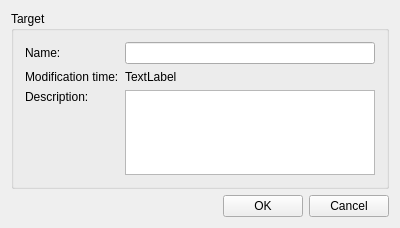
<?xml version="1.0" encoding="UTF-8"?>
<ui version="4.0">
 <class>TargetInfoDialog</class>
 <widget class="QWidget" name="TargetInfoDialog">
  <property name="enabled">
   <bool>true</bool>
  </property>
  <property name="geometry">
   <rect>
    <x>0</x>
    <y>0</y>
    <width>400</width>
    <height>228</height>
   </rect>
  </property>
  <property name="sizePolicy">
   <sizepolicy hsizetype="Preferred" vsizetype="Preferred">
    <horstretch>0</horstretch>
    <verstretch>0</verstretch>
   </sizepolicy>
  </property>
  <property name="minimumSize">
   <size>
    <width>400</width>
    <height>0</height>
   </size>
  </property>
  <property name="windowTitle">
   <string>Recoil element info</string>
  </property>
  <layout class="QGridLayout" name="gridLayout">
   <property name="sizeConstraint">
    <enum>QLayout::SetDefaultConstraint</enum>
   </property>
   <item row="0" column="1">
    <layout class="QVBoxLayout" name="verticalLayout">
     <item>
      <widget class="QGroupBox" name="infoGroupBox">
       <property name="title">
        <string>Target</string>
       </property>
       <layout class="QVBoxLayout" name="verticalLayout_7">
        <item>
         <layout class="QFormLayout" name="formLayout">
          <item row="0" column="0">
           <widget class="QLabel" name="label_31">
            <property name="text">
             <string>Name:</string>
            </property>
           </widget>
          </item>
          <item row="0" column="1">
           <widget class="QLineEdit" name="nameLineEdit">
            <property name="sizePolicy">
             <sizepolicy hsizetype="Expanding" vsizetype="Fixed">
              <horstretch>0</horstretch>
              <verstretch>0</verstretch>
             </sizepolicy>
            </property>
            <property name="minimumSize">
             <size>
              <width>0</width>
              <height>0</height>
             </size>
            </property>
            <property name="maximumSize">
             <size>
              <width>16777215</width>
              <height>16777215</height>
             </size>
            </property>
           </widget>
          </item>
          <item row="1" column="0">
           <widget class="QLabel" name="label_33">
            <property name="text">
             <string>Modification time:</string>
            </property>
           </widget>
          </item>
          <item row="1" column="1">
           <widget class="QLabel" name="dateLabel">
            <property name="sizePolicy">
             <sizepolicy hsizetype="Preferred" vsizetype="Fixed">
              <horstretch>0</horstretch>
              <verstretch>0</verstretch>
             </sizepolicy>
            </property>
            <property name="text">
             <string>TextLabel</string>
            </property>
           </widget>
          </item>
          <item row="2" column="0">
           <widget class="QLabel" name="label_32">
            <property name="text">
             <string>Description:</string>
            </property>
            <property name="alignment">
             <set>Qt::AlignLeading|Qt::AlignLeft|Qt::AlignTop</set>
            </property>
           </widget>
          </item>
          <item row="2" column="1">
           <widget class="QPlainTextEdit" name="descriptionLineEdit">
            <property name="sizePolicy">
             <sizepolicy hsizetype="Expanding" vsizetype="Expanding">
              <horstretch>0</horstretch>
              <verstretch>1</verstretch>
             </sizepolicy>
            </property>
            <property name="sizeAdjustPolicy">
             <enum>QAbstractScrollArea::AdjustToContents</enum>
            </property>
           </widget>
          </item>
         </layout>
        </item>
       </layout>
      </widget>
     </item>
     <item>
      <layout class="QHBoxLayout" name="horizontalLayout">
       <item>
        <spacer name="horizontalSpacer">
         <property name="orientation">
          <enum>Qt::Horizontal</enum>
         </property>
         <property name="sizeHint" stdset="0">
          <size>
           <width>40</width>
           <height>20</height>
          </size>
         </property>
        </spacer>
       </item>
       <item>
        <widget class="QPushButton" name="okPushButton">
         <property name="text">
          <string>OK</string>
         </property>
        </widget>
       </item>
       <item>
        <widget class="QPushButton" name="cancelPushButton">
         <property name="text">
          <string>Cancel</string>
         </property>
        </widget>
       </item>
      </layout>
     </item>
    </layout>
   </item>
  </layout>
 </widget>
 <layoutdefault spacing="6" margin="11"/>
 <resources/>
 <connections/>
</ui>
